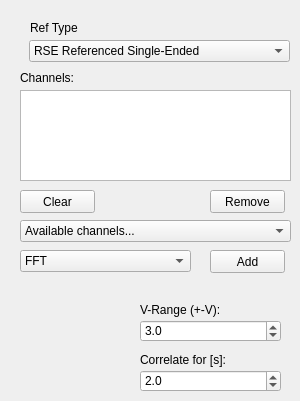
        <widget class="QWidget" name="read_tab">
         <property name="enabled">
          <bool>true</bool>
         </property>
         <attribute name="title">
          <string>Read</string>
         </attribute>
         <widget class="QComboBox" name="terminaCVonfiguration_comboBox">
          <property name="geometry">
           <rect>
            <x>29</x>
            <y>40</y>
            <width>261</width>
            <height>22</height>
           </rect>
          </property>
          <property name="toolTip">
           <string>RSE Referenced Single-Ended; NRSE Non-Referenced Single-Ended; BAL_DIFF Differential; Pseudodifferential</string>
          </property>
          <item>
           <property name="text">
            <string>RSE Referenced Single-Ended</string>
           </property>
          </item>
          <item>
           <property name="text">
            <string>NRSE Non-Referenced Single-Ended</string>
           </property>
          </item>
          <item>
           <property name="text">
            <string>BAL_DIFF Differential</string>
           </property>
          </item>
          <item>
           <property name="text">
            <string>Pseudodifferential</string>
           </property>
          </item>
         </widget>
         <widget class="QLabel" name="label_3">
          <property name="geometry">
           <rect>
            <x>30</x>
            <y>20</y>
            <width>181</width>
            <height>16</height>
           </rect>
          </property>
          <property name="text">
           <string>Ref Type</string>
          </property>
         </widget>
         <widget class="QListWidget" name="readChannelList">
          <property name="geometry">
           <rect>
            <x>20</x>
            <y>90</y>
            <width>271</width>
            <height>91</height>
           </rect>
          </property>
          <property name="alternatingRowColors">
           <bool>true</bool>
          </property>
          <property name="selectionMode">
           <enum>QAbstractItemView::MultiSelection</enum>
          </property>
         </widget>
         <widget class="QLabel" name="label_4">
          <property name="geometry">
           <rect>
            <x>20</x>
            <y>70</y>
            <width>261</width>
            <height>16</height>
           </rect>
          </property>
          <property name="text">
           <string>Channels:</string>
          </property>
         </widget>
         <widget class="QPushButton" name="readClearPushButton">
          <property name="geometry">
           <rect>
            <x>20</x>
            <y>190</y>
            <width>75</width>
            <height>23</height>
           </rect>
          </property>
          <property name="text">
           <string>Clear</string>
          </property>
         </widget>
         <widget class="QPushButton" name="readAddChannelPushButton">
          <property name="geometry">
           <rect>
            <x>210</x>
            <y>250</y>
            <width>75</width>
            <height>23</height>
           </rect>
          </property>
          <property name="text">
           <string>Add</string>
          </property>
         </widget>
         <widget class="QComboBox" name="readChannelcomboBox">
          <property name="geometry">
           <rect>
            <x>20</x>
            <y>220</y>
            <width>271</width>
            <height>22</height>
           </rect>
          </property>
          <item>
           <property name="text">
            <string>Available channels...</string>
           </property>
          </item>
         </widget>
         <widget class="QPushButton" name="readRemovePushButton">
          <property name="geometry">
           <rect>
            <x>210</x>
            <y>190</y>
            <width>75</width>
            <height>23</height>
           </rect>
          </property>
          <property name="text">
           <string>Remove</string>
          </property>
         </widget>
         <widget class="QComboBox" name="channelDataTypeComboBox">
          <property name="geometry">
           <rect>
            <x>20</x>
            <y>250</y>
            <width>171</width>
            <height>22</height>
           </rect>
          </property>
          <item>
           <property name="text">
            <string>FFT</string>
           </property>
          </item>
          <item>
           <property name="text">
            <string>Corr reference</string>
           </property>
          </item>
          <item>
           <property name="text">
            <string>Mean</string>
           </property>
          </item>
          <item>
           <property name="text">
            <string>Max</string>
           </property>
          </item>
          <item>
           <property name="text">
            <string>Min</string>
           </property>
          </item>
          <item>
           <property name="text">
            <string>Raw</string>
           </property>
          </item>
          <item>
           <property name="text">
            <string>Divide</string>
           </property>
          </item>
         </widget>
         <widget class="QLabel" name="label_7">
          <property name="geometry">
           <rect>
            <x>140</x>
            <y>300</y>
            <width>141</width>
            <height>20</height>
           </rect>
          </property>
          <property name="text">
           <string>V-Range (+-V):</string>
          </property>
         </widget>
         <widget class="QDoubleSpinBox" name="readVoltageRangeSpinBox">
          <property name="geometry">
           <rect>
            <x>140</x>
            <y>320</y>
            <width>141</width>
            <height>22</height>
           </rect>
          </property>
          <property name="decimals">
           <number>1</number>
          </property>
          <property name="minimum">
           <double>0.100000000000000</double>
          </property>
          <property name="maximum">
           <double>11.000000000000000</double>
          </property>
          <property name="value">
           <double>3.000000000000000</double>
          </property>
         </widget>
         <widget class="QLabel" name="label_25">
          <property name="geometry">
           <rect>
            <x>140</x>
            <y>350</y>
            <width>141</width>
            <height>20</height>
           </rect>
          </property>
          <property name="text">
           <string>Correlate for [s]:</string>
          </property>
         </widget>
         <widget class="QDoubleSpinBox" name="readCorrelationTimeSpinBox">
          <property name="geometry">
           <rect>
            <x>140</x>
            <y>370</y>
            <width>141</width>
            <height>22</height>
           </rect>
          </property>
          <property name="decimals">
           <number>1</number>
          </property>
          <property name="minimum">
           <double>0.100000000000000</double>
          </property>
          <property name="maximum">
           <double>30.000000000000000</double>
          </property>
          <property name="value">
           <double>2.000000000000000</double>
          </property>
         </widget>
        </widget>
